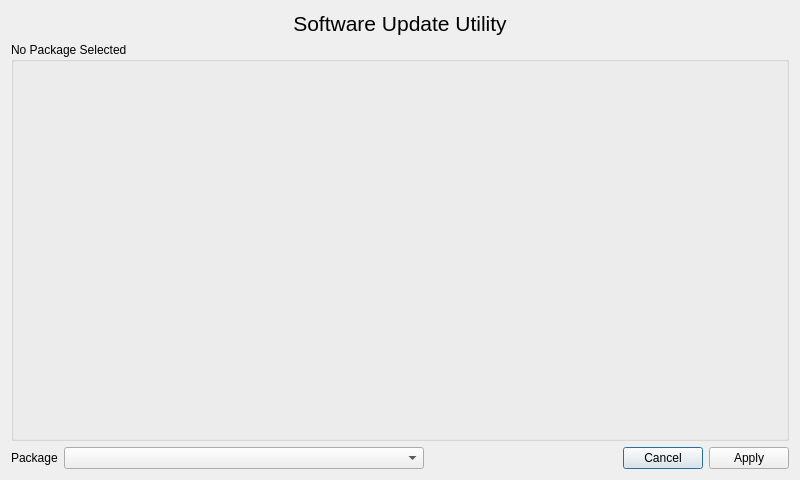
<?xml version="1.0" encoding="UTF-8"?>
<ui version="4.0">
 <class>Dialog</class>
 <widget class="QDialog" name="Dialog">
  <property name="geometry">
   <rect>
    <x>0</x>
    <y>0</y>
    <width>800</width>
    <height>480</height>
   </rect>
  </property>
  <property name="windowTitle">
   <string>Dialog</string>
  </property>
  <layout class="QVBoxLayout" name="verticalLayout">
   <item>
    <widget class="QLabel" name="label">
     <property name="text">
      <string>&lt;html&gt;&lt;head/&gt;&lt;body&gt;&lt;p align=&quot;center&quot;&gt;&lt;span style=&quot; font-size:16pt;&quot;&gt;Software Update Utility&lt;/span&gt;&lt;/p&gt;&lt;/body&gt;&lt;/html&gt;</string>
     </property>
    </widget>
   </item>
   <item>
    <widget class="QGroupBox" name="packageGroupBox">
     <property name="title">
      <string>No Package Selected</string>
     </property>
     <layout class="QVBoxLayout" name="verticalLayout_2">
      <item>
       <widget class="QStackedWidget" name="stackedWidget"/>
      </item>
     </layout>
    </widget>
   </item>
   <item>
    <layout class="QHBoxLayout" name="horizontalLayout_2" stretch="0,1,1">
     <item>
      <widget class="QLabel" name="packageLabel">
       <property name="text">
        <string>Package</string>
       </property>
      </widget>
     </item>
     <item>
      <widget class="ComboBox" name="packageComboBox"/>
     </item>
     <item>
      <widget class="QDialogButtonBox" name="buttonBox">
       <property name="standardButtons">
        <set>QDialogButtonBox::Apply|QDialogButtonBox::Cancel</set>
       </property>
      </widget>
     </item>
    </layout>
   </item>
  </layout>
 </widget>
 <layoutdefault spacing="6" margin="11"/>
 <customwidgets>
  <customwidget>
   <class>ComboBox</class>
   <extends>QComboBox</extends>
   <header>combobox.h</header>
  </customwidget>
 </customwidgets>
 <resources/>
 <connections>
  <connection>
   <sender>buttonBox</sender>
   <signal>rejected()</signal>
   <receiver>Dialog</receiver>
   <slot>reject()</slot>
   <hints>
    <hint type="sourcelabel">
     <x>399</x>
     <y>575</y>
    </hint>
    <hint type="destinationlabel">
     <x>399</x>
     <y>299</y>
    </hint>
   </hints>
  </connection>
 </connections>
</ui>
